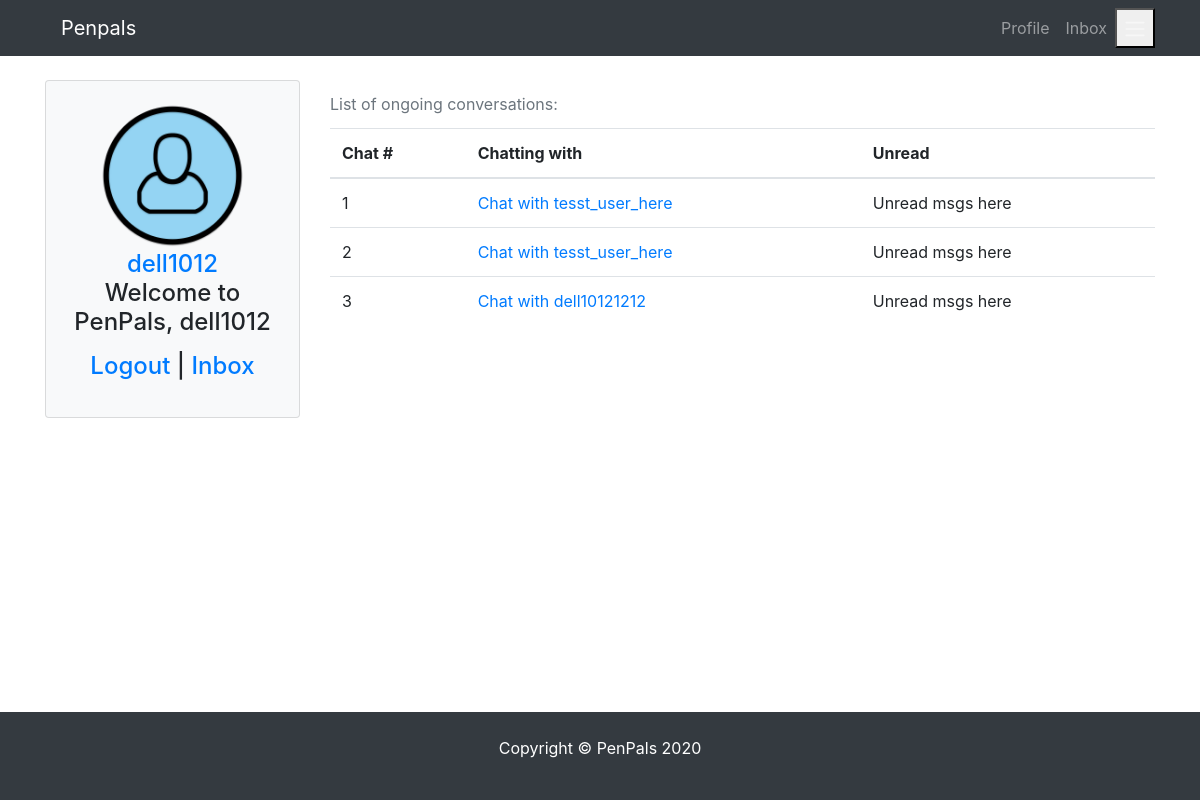
The app's page /message/inbox/ (signed in), older data.
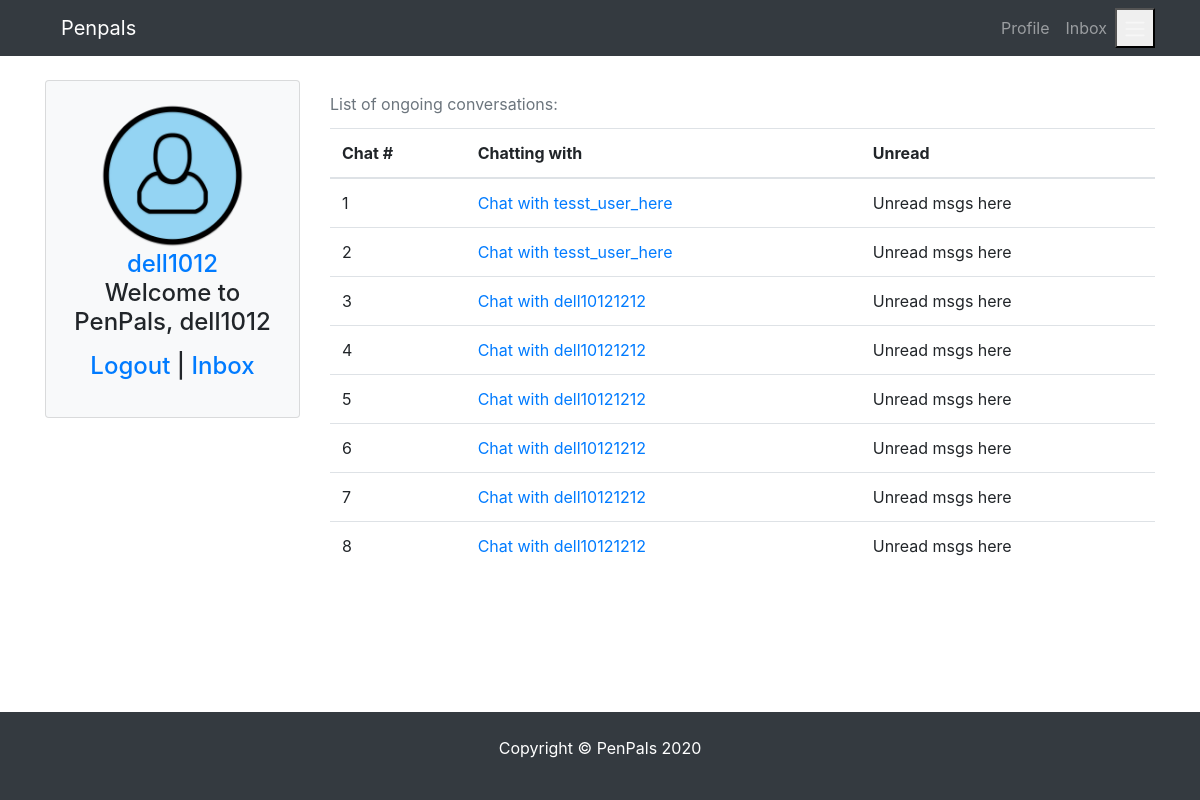
The same page, newer data.
### conversations/models.py (models this page shows)
class ChatMember(models.Model):
    chat = models.ForeignKey(Chat, related_name = "members", on_delete=models.CASCADE)  # _id is added automatically
    profile = models.ForeignKey(Profile, related_name = "chats", on_delete=models.CASCADE) # _id is added automatically
    last_viewed = models.DateTimeField(blank=True, null=True)
    deleted = models.BooleanField(default=False)
    def __str__(self):
        return f"chat_id: {self.chat} user_id: {self.profile.user} last_viewed: {self.last_viewed} deleted: {self.deleted}"

### pages/models.py (models this page shows)
class Profile(models.Model):
    user = models.OneToOneField(
        User, blank=True, null=True, on_delete=models.CASCADE)
    first = models.CharField(max_length=200, blank=True, null=True)
    last = models.CharField(max_length=200, blank=True, null=True)
    photo = models.ImageField(
        default='user.png', upload_to='photos/%y/%m',  blank=True, null=True)
    friends = models.ManyToManyField('self', blank=True)
    speaks = models.CharField(max_length=200, blank=True, null=True)
    learns = models.CharField(max_length=200, blank=True, null=True)
    def __init__(self, *args, **kwargs):
         super(Profile, self).__init__(*args, **kwargs)
         self.speaks = from_value_to_label(self.speaks)
         self.learns = from_value_to_label(self.learns)
    def __str__(self):
        return str(self.user)
    def get_absolute_url(self):
        return reverse("pages:profile", kwargs={"profile_id":self.pk})
    class Meta:
        ordering = ['-id']

### conversations/views.py (the view, shortened to what this page needs)
# urls.py: path("inbox/", Inbox.as_view(), name="inbox"),
class Inbox(LoginRequiredMixin, UpdateView):
    model = Profile
    template_name = "conversations/inbox.html"
    def get_context_data(self, **kwargs):
        self.instance = self.request.user.profile
        self.friends = self.instance.friends.all()
        my_chat_ids = self.instance.chats.all().values_list('chat_id', flat=True)  # all chat ids for my profile in a flat list
        my_chat_objects = Chat.objects.filter(id__in=my_chat_ids)  # all chats ids i'm in
        im_chatting_with = []
        for a_chat in my_chat_objects:
            a_chat_profile = a_chat.members.get(profile=self.instance)  # get me
            if not a_chat_profile.deleted:
                my_friend_in_a_chat = a_chat.members.exclude(profile=self.instance).first()  # NO GROUP CHATS??? / exclude me from the list of chat memebers
                im_chatting_with.append(my_friend_in_a_chat)  # adding this user/profile to ongoing chats
                self.friends = self.friends.exclude(user=my_friend_in_a_chat.profile.user)  # exclude the freind i'm already chatting with
        self.context = {
            'profile': self.instance,
            'friends': self.friends,
            'chat_details': im_chatting_with,
        }
        return self.context
    def get(self, request, **kwargs):
        self.get_context_data(**kwargs)
        print(self.context, kwargs)
        return render(request, self.template_name, self.context)

### conversations/models.py (called while the page is built)
    def __str__(self):
        return f"{self.id}"

### pages/utils.py (called while the page is built)
def from_value_to_label(field):
    if field is not None:
        list_of_labels = [label for value, label in LANGUAGE_CHOICES if str(value) in field]
        return ", ".join(list_of_labels)  # list_of_labels  #ast.literal_eval(field)  # [int(i) for i in field.replace('[','').replace(']','').replace(',','').replace("'",'').split(" ")] # list_of_labels #
    return field

### conversations/templates/conversations/inbox.html (shortened to what this page needs)
{% extends 'pages/base.html' %} {% block content %}
<div class="row">
  {% include 'pages/partials/_sidebar.html' %}
  <div class="col-md-9 col-sm-12">
    {% if chat_details %}
      <div class="table-responsive">
      <table class="table">
        <caption>
          List of ongoing conversations:
        </caption>
        <thead>
          <tr>
            <th>Chat #</th>
            <th>Chatting with</th>
            <th>Unread</th>
          </tr>
        </thead>
        <tbody>
          {% for a_chat in chat_details %}
          <tr>
          <td>{{forloop.counter}}</td>
            <td>
              <a href="{% url 'conversations:chatbox' a_chat.chat_id %}">
              Chat with {{a_chat.profile}}
              </a>
            </td>
            <td>Unread msgs here</td>
          </tr>
          {% endfor %}
        </tbody>
      </table>
    </div>
    {% endif %}
  </div>
</div>
{% endblock content %}

Row changes from the older to the newer data that the page shows:
added ChatMember: profile "dell10121212"
added ChatMember: profile "dell10121212"
added ChatMember: profile "dell10121212"
added ChatMember: profile "dell10121212"
added ChatMember: profile "dell10121212"
